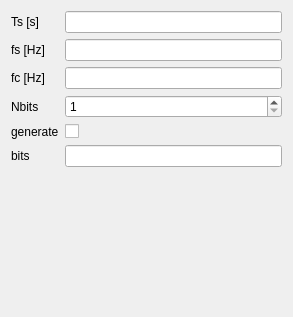
<?xml version="1.0" encoding="UTF-8"?>
<ui version="4.0">
 <class>ookWidget</class>
 <widget class="QWidget" name="ookWidget">
  <property name="geometry">
   <rect>
    <x>0</x>
    <y>0</y>
    <width>293</width>
    <height>317</height>
   </rect>
  </property>
  <property name="windowTitle">
   <string>Form</string>
  </property>
  <layout class="QHBoxLayout" name="horizontalLayout_2">
   <item>
    <layout class="QFormLayout" name="formLayout">
     <item row="0" column="0">
      <widget class="QLabel" name="TsWidget">
       <property name="toolTip">
        <string>symbol duration</string>
       </property>
       <property name="text">
        <string>Ts [s]</string>
       </property>
      </widget>
     </item>
     <item row="0" column="1">
      <widget class="QLineEdit" name="TsInput">
       <property name="toolTip">
        <string/>
       </property>
       <property name="statusTip">
        <string/>
       </property>
      </widget>
     </item>
     <item row="1" column="0">
      <widget class="QLabel" name="fsWidget">
       <property name="toolTip">
        <string>sampling frequence used by encode</string>
       </property>
       <property name="text">
        <string>fs [Hz]</string>
       </property>
      </widget>
     </item>
     <item row="1" column="1">
      <widget class="QLineEdit" name="fsInput">
       <property name="toolTip">
        <string/>
       </property>
      </widget>
     </item>
     <item row="2" column="0">
      <widget class="QLabel" name="fcWidget">
       <property name="toolTip">
        <string>carrier frequence</string>
       </property>
       <property name="text">
        <string>fc [Hz]</string>
       </property>
      </widget>
     </item>
     <item row="2" column="1">
      <widget class="QLineEdit" name="fcInput">
       <property name="toolTip">
        <string/>
       </property>
      </widget>
     </item>
     <item row="3" column="0">
      <widget class="QLabel" name="NbitsWidget">
       <property name="toolTip">
        <string>number of bits to encode</string>
       </property>
       <property name="text">
        <string>Nbits</string>
       </property>
      </widget>
     </item>
     <item row="3" column="1">
      <widget class="QSpinBox" name="NbitsInput">
       <property name="toolTip">
        <string/>
       </property>
       <property name="minimum">
        <number>1</number>
       </property>
      </widget>
     </item>
     <item row="4" column="0">
      <widget class="QLabel" name="generateWidget">
       <property name="toolTip">
        <string>sets whether to generate random bit sequence for encode</string>
       </property>
       <property name="text">
        <string>generate</string>
       </property>
      </widget>
     </item>
     <item row="4" column="1">
      <widget class="QCheckBox" name="generateInput">
       <property name="toolTip">
        <string/>
       </property>
       <property name="text">
        <string/>
       </property>
      </widget>
     </item>
     <item row="5" column="0">
      <widget class="QLabel" name="bitsWidget">
       <property name="toolTip">
        <string>sets input bit sequence to encode</string>
       </property>
       <property name="text">
        <string>bits</string>
       </property>
      </widget>
     </item>
     <item row="5" column="1">
      <widget class="QLineEdit" name="bitsInput">
       <property name="acceptDrops">
        <bool>false</bool>
       </property>
       <property name="toolTip">
        <string/>
       </property>
      </widget>
     </item>
    </layout>
   </item>
  </layout>
 </widget>
 <resources/>
 <connections/>
</ui>
